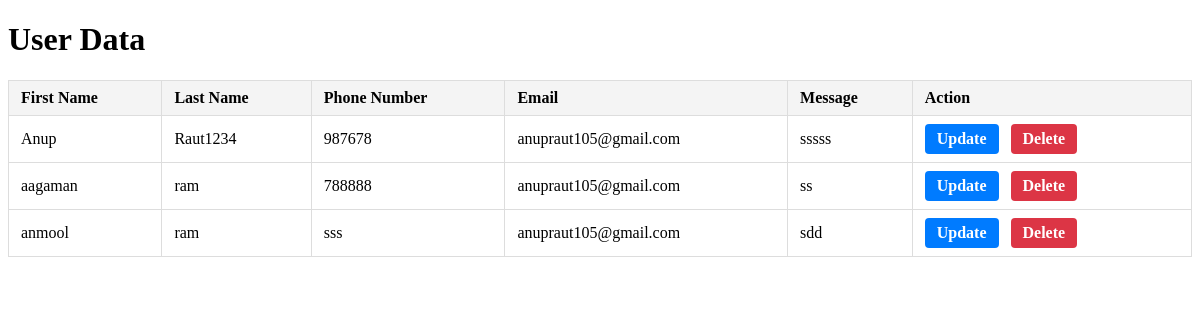
/views/, run on the app's committed database.
### core/models.py (models this page shows)
class UserData(models.Model):
    first_name = models.CharField(max_length= 50, null=True, blank= False,verbose_name= "Enter your First Name.")
    last_name = models.CharField(max_length= 50, null= True, blank= False,verbose_name= "Enter your Last Name.")
    phone = models.CharField(max_length= 50, null= True , blank= False,verbose_name= "Enter your phone.")
    email = models.CharField(max_length= 50, null= True, blank= False,verbose_name= "Enter your email.")
    message = models.CharField(max_length= 50, null= True, blank= False,verbose_name= "Enter your message.")
    def __str__(self) :
        return (self.first_name)

### core/views.py (the view)
# urls.py: path('views/',forview,name='View'),
def forview(request):
    user_data = UserData.objects.all()
    context = {'data' : user_data }
    print(user_data)
    return render(request,"view.html",context)

### core/templates/view.html (shortened to what this page needs)
<!DOCTYPE html>
<html lang="en">
<head>
</head>
<body>
    <h1>User Data</h1>
    <table>
        <thead>
            <tr>
                <th>First Name</th>
                <th>Last Name</th>
                <th>Phone Number</th>
                <th>Email</th>
                <th>Message</th>
                <th>Action</th>
            </tr>
        </thead>
        <tbody>
            {% for i in data %}
            <tr>
                <td>{{ i.first_name }}</td>
                <td>{{ i.last_name }}</td>
                <td>{{ i.phone }}</td>
                <td>{{ i.email }}</td>
                <td>{{ i.message }}</td>
                <td class="action-links">
                    <a href = "{% url 'update' i.id %}">Update</a>
                    <a href = "{% url 'delete' i.id %}"class="delete">Delete </a>
                </td>
            </tr>
            {% endfor %}
        </tbody>
    </table>
</body>
</html>

### core/templates/view.html (style rules this page uses)
table { width: 100%; border-collapse: collapse; }
th, td { padding: 8px 12px; border: 1px solid #ddd; }
th { background-color: #f4f4f4; text-align: left; }
.action-links a { display: inline-block; padding: 6px 12px; margin-right: 8px; text-decoration: none; color: white; background-color: #007bff; border-radius: 4px; text-align: center; font-weight: bold; }
.action-links a.delete { background-color: #dc3545; }

### data on the page
UserData: first_name "Anup", last_name "Raut1234", phone "987678", email "anupraut105@gmail.com", message "sssss"
UserData: first_name "aagaman", last_name "ram", phone "788888", email "anupraut105@gmail.com", message "ss"
UserData: first_name "anmool", last_name "ram", phone "sss", email "anupraut105@gmail.com", message "sdd"
